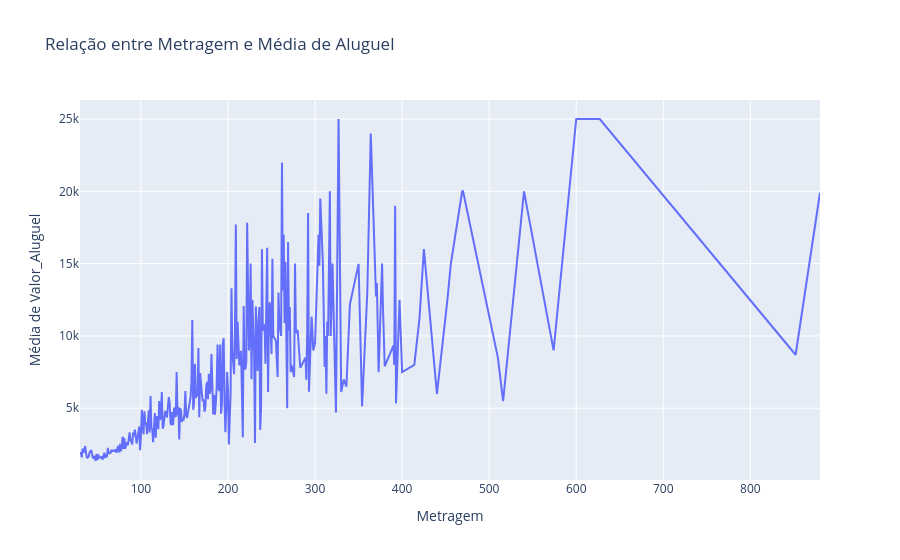

Write notebook code for a chart like this one.
### Markdown cell above
Utilizei o método IQR (Intervalo Interquartil) para identificar e tratar os outliers, pois a variável `Valor_Condominio` apresentava uma grande dispersão entre os valores. Esse método utiliza os quartis Q1 e Q3 para calcular o intervalo interquartil e estabelecer limites para identificar possíveis valores atípicos. Durante o tratamento, os valores que ultrapassavam esses limites foram tratados com base na mediana dos dados considerados dentro do intervalo.

Os valores de condomínio iguais a zero foram mantidos, pois, embora possam parecer discrepantes, não ultrapassavam o limite inferior calculado pelo IQR e, portanto, não foram classificados como outliers por esse método, pois um condomínio com valor zero pode ser legítimo.

Conforme observado no boxplot após o tratamento, alguns valores ainda são indicados como possíveis outliers. Optei por mantê-los por considerar que sua presença não compromete significativamente a análise realizada. Dessa forma, o tratamento buscou reduzir a influência de valores extremos sem excluir observações potencialmente relevantes para o estudo.

### Code cell
media_metragem_aluguel = df.groupby('Metragem')['Valor_Aluguel'].mean().reset_index()

fig = px.line(media_metragem_aluguel, x='Metragem', y='Valor_Aluguel',
            title='Relação entre Metragem e Média de Aluguel',
            labels={'Metragem': 'Metragem', 'Valor_Aluguel': 'Média de Valor_Aluguel'})

fig.show()

### Figure 1 — Plotly figure (JSON) as saved in the notebook; plotly's stock layout.template omitted (floating-point values rounded to 4 significant figures; data arrays with more than 128 entries replaced by an {"elided": "..."} marker saying what was removed)
{"data": [{"hovertemplate": "Metragem=%{x}<br>Média de Valor_Aluguel=%{y}<extra></extra>", "legendgroup": "", "line": {"color": "#636efa", "dash": "solid"}, "marker": {"symbol": "circle"}, "mode": "lines", "name": "", "orientation": "v", "showlegend": false, "type": "scatter", "x": {"elided": "298 int values"}, "xaxis": "x", "y": {"elided": "298 float values"}, "yaxis": "y"}], "layout": {"legend": {"tracegroupgap": 0}, "title": {"text": "Relação entre Metragem e Média de Aluguel"}, "xaxis": {"anchor": "y", "domain": [0, 1], "title": {"text": "Metragem"}}, "yaxis": {"anchor": "x", "domain": [0, 1], "title": {"text": "Média de Valor_Aluguel"}}}}
